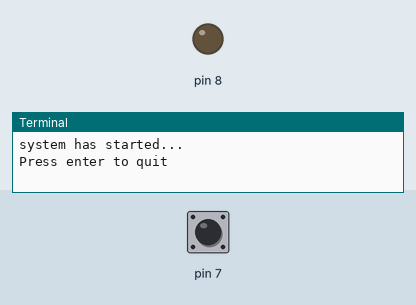
Bench run of a program on a simulated Raspberry Pi (header pin numbers). Parts: output pins drawn as LEDs (lit = HIGH), the last lines printed to the terminal. Inputs (shaded band) come from the test bench; at power-on: pin 7 LOW.

Above: at 1.2 s.
1.3 s: pin 7 pulled HIGH for 0.15 s
At 3.5 s:
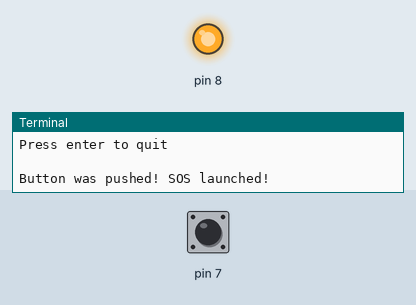
Timing chart, 0 to 10.3 s (numbered marks = the images above; inputs shaded):
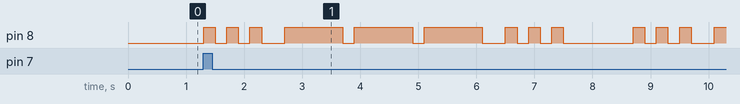

The program:

launch_sos.py
```python
# Hello World + button + turn on lead when pushed

import RPi.GPIO as GPIO # Import Raspberry Pi GPIO library
from time import sleep

GPIO.setwarnings(False) # Ignore warning for now
GPIO.setmode(GPIO.BOARD) # Use physical pin numbering
GPIO.setup(7, GPIO.IN, pull_up_down=GPIO.PUD_DOWN) # Set pin 10 to be an input pin and set initial value to be pulled low (off)
GPIO.setup(8, GPIO.OUT, initial=GPIO.LOW)


def launch_sos():
    morse = {"s":"...","o":"---", " ":" "}
    leng = {"-":1,".":0.2," ":0.0}
    while True:
        for letter in "s o s":
            for sign in morse[letter]:
                GPIO.output(8, GPIO.HIGH)  # Turn on
                sleep(leng[sign])
                GPIO.output(8, GPIO.LOW)
                sleep(0.2)
        sleep(1)

def button_callback(channel):
    print("Button was pushed! SOS launched!")
    launch_sos()


print("system has started...")

GPIO.add_event_detect(7,GPIO.RISING,callback=button_callback)

message = input("Press enter to quit\n\n") # Run until someone presses enter

GPIO.cleanup() # Clean up

# non event-based
# while True: # Run forever
#    if GPIO.input(10) == GPIO.HIGH:
#        print("Button was pushed!")
```

Measured:
- after the input at 1.3 s, pin 8: LOW → HIGH at once, → LOW 0.20 s later, → HIGH 0.20 s later, → LOW 0.20 s later, … (25 changes in this stretch)
